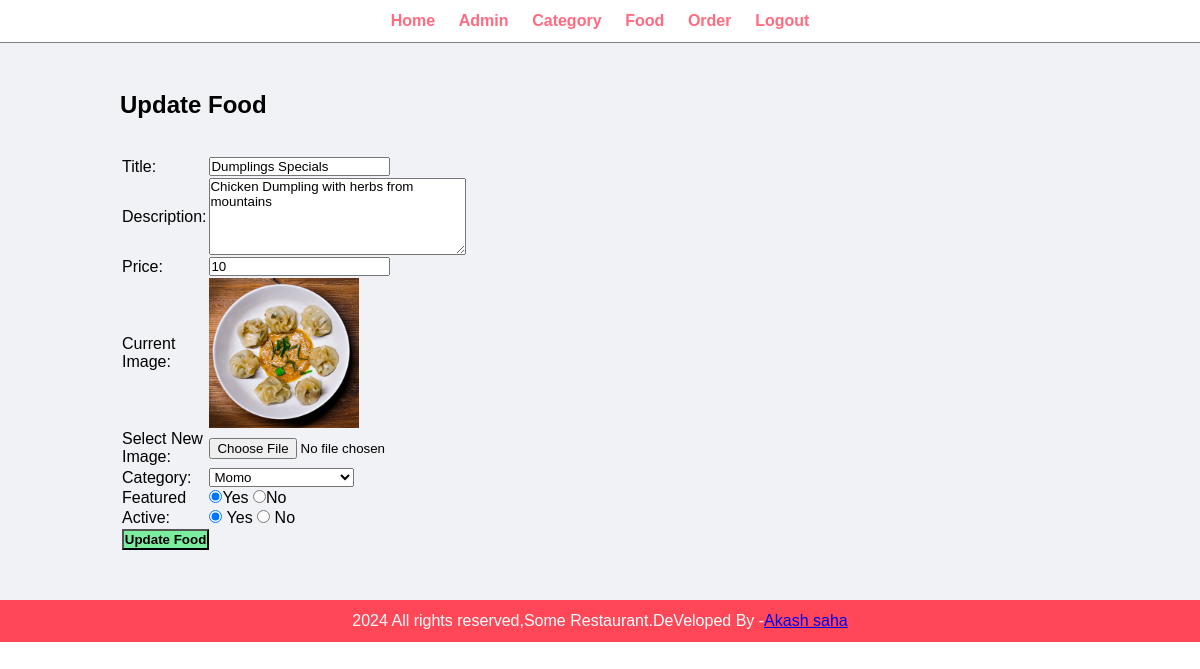
Page /admin/update-food.php?id=13 (signed in) on the committed database.
### tables this page shows
CREATE TABLE `tbl_food` (
  `id` int(10) UNSIGNED NOT NULL,
  `title` varchar(100) NOT NULL,
  `description` text NOT NULL,
  `price` decimal(10,0) NOT NULL,
  `image_name` varchar(156) NOT NULL,
  `category_id` int(10) UNSIGNED NOT NULL,
  `featured` varchar(10) NOT NULL,
  `active` varchar(10) NOT NULL
);

CREATE TABLE `tbl_category` (
  `id` int(10) UNSIGNED NOT NULL,
  `title` varchar(100) NOT NULL,
  `image_name` varchar(255) DEFAULT NULL,
  `featured` varchar(10) NOT NULL,
  `active` varchar(10) NOT NULL
);

### admin/update-food.php (the view, shortened to what this page needs)
<?php include('partials/menu.php');?>
<?php
if(isset($_GET['id']))
{
  $id = $_GET['id'];
  $sql2 = "SELECT * FROM tbl_food WHERE id=$id";
  $res2 = mysqli_query($conn, $sql2);
$row2 = mysqli_fetch_assoc($res2);
  $title = $row2['title'];
  $description = $row2['description'];
  $price = $row2['price'];
  $current_image = $row2['image_name'];
  $current_category = $row2['category_id'];
  $featured = $row2['featured'];
  $active = $row2['active'];
}
else{
  header('location:'. SITEURL .'admin/manage-food.php');
}
?>
<div class="main-content">
  <div class="wrapper">
    <h2>Update Food </h2>
    <br><br>
    <form action="" method="POST" enctype="multipart/form-data">
    <table class="tbl-30">
      <tr>
        <td>Title:</td>
        <td>
          <input type="text" name="title" value="<?php echo $title; ?>">
        </td>
      </tr>
      <tr>
        <td>Description: </td>
        <td>
   <textarea name="description"  cols="30" rows="5"><?php echo $description; ?></textarea>
        </td>
      </tr>
      <tr>
        <td>Price: </td>
        <td>
          <input type="number" name="price" value=<?php echo $price;  ?>>
        </td>
      </tr>
<tr>
  <td>Current Image: </td>
  <td>
 <?php
if($current_image == "")
{
   echo "<div class='error'>Image not Abailable</div>";
}
else{
  ?>
<img src="<?php echo SITEURL; ?>images/food/<?php echo $current_image;  ?>" width="150px"
<?php
}
?>
  </td>
</tr>
<tr>
  <td>Select New Image: </td>
  <td>
    <input type="file" name="image">
  </td>
</tr>
<tr>
  <td>Category: </td>
  <td>
    <select name="category" >
    <?php
    $sql = "SELECT * FROM tbl_category WHERE active='Yes'";
    $res = mysqli_query($conn, $sql);
    $count = mysqli_num_rows($res);
    if($count>0)
    {
 while($row=mysqli_fetch_assoc($res))
 {
     $category_title = $row['title'];
        $category_id = $row['id'];
?>
<option <?php if($current_category==$category_id){
          echo "selected";
        } ?>  value="<?php echo $category_id;?>"><?php echo $category_title; ?></option>
<?php
 }
    }
else
{
       echo "<option value='0'>Category Not Available.</option>";
}
    ?>
    </select>
  </td>
</tr>
<tr>
  <td>Featured</td>
  <td>
    <input <?php if($featured=="Yes") {echo  "checked"; }?>  type="radio" name="featured" value="Yes">Yes
    <input <?php if($featured=="No") {echo  "checked"; }?>  type="radio" name="featured" value="No">No
  </td>
</tr>
<tr>
  <td>Active:</td>
  <td>
    <input <?php if($active=="Yes") {echo  "checked"; }?>  type="radio" name="active" value="Yes"> Yes
    <input <?php if($active=="NO") {echo  "checked"; }?>  type="radio" name="active" value="No"> No
  </td>
</tr>
<tr>
  <td>
    <input type="submit" name="submit" value="Update Food" class="btn-secondary">
  </td>
</tr>
    </table>
    </form>
  </div>
</div>
<?php include ("partials/footer.php");?>

### css/admin.css (style rules this page uses)
* { margin: 0; padding: 0; font-family: Arial, Helvetica, sans-serif; }
.wrapper { padding: 1%; width: 80%; margin: 0 auto; }
.tbl-30 { width: 30%; }
.btn-secondary { background-color: #7bed9f; padding: 1%; color: black; text-decoration: none; font-weight: bold; }
.main-content { padding: 3% 0; background-color: #f1f2f6; }

### rows in the picture
tbl_food: title "Dumplings Specials", description "Chicken Dumpling with herbs from mountains", price "10", image_name (picture), category "Momo", featured "☑", active "☑"
